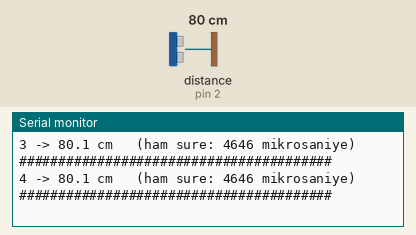
A sketch run on a simulated Arduino Uno, built with avr-gcc and run on an emulated ATmega328P. On the bench: the last lines printed to the serial monitor. Wiring (inferred from the names in the program): ultrasonic range finder: trigger pin 4; echo pin 2. Inputs (shaded band) come from the test bench; at power-on: distance to the obstacle (sensor on pin 2) 80 cm. The echo pulse lasts 58.3 µs per cm.

Above: at 1.5 s.
1.6 s: distance to the obstacle (sensor on pin 2) set to 2 cm
At 1.97 s:
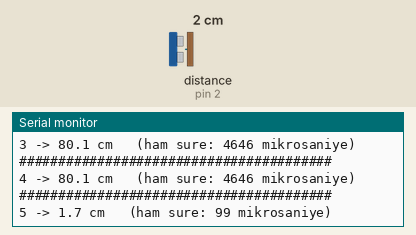
3.5 s: distance to the obstacle (sensor on pin 2) set to 9 cm
At 3.78 s:
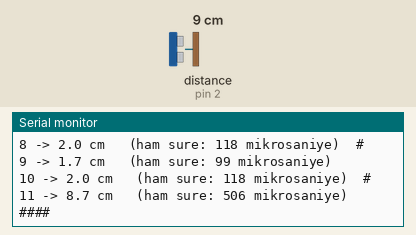
5.3 s: distance to the obstacle (sensor on pin 2) set to 18 cm
At 5.59 s:
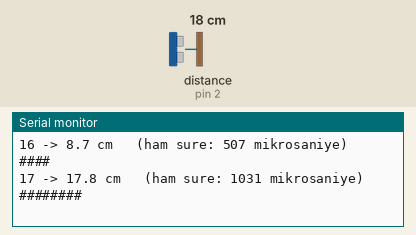
7.1 s: distance to the obstacle (sensor on pin 2) set to 35 cm
At 7.1 s:
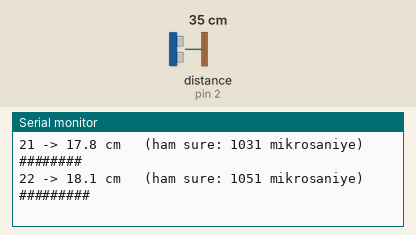
9.0 s: distance to the obstacle (sensor on pin 2) set to 60 cm
At 9.24 s:
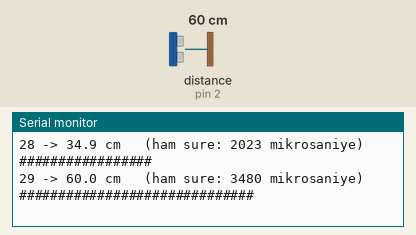
10.8 s: distance to the obstacle (sensor on pin 2) set to 4 cm
At 11.13 s:
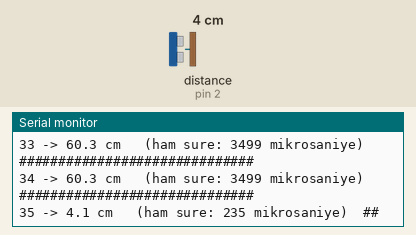

Measured:
- after the input at 1.6 s, the serial monitor: prints a new line after 0.16 s (image 1)
- after the input at 3.5 s, the serial monitor: prints a new line after 0.07 s (image 2)
- after the input at 5.3 s, the serial monitor: prints a new line after 0.08 s (image 3)
- after the input at 9.0 s, the serial monitor: prints a new line at once (image 5)
- after the input at 10.8 s, the serial monitor: prints a new line after 0.12 s (image 6)

The sketch:

MesafeTest.ino
```cpp
// MesafeTest - HC-SR04 mesafe sensorunu tek basina test eder.
// Motorlar CALISMAZ. Tekerlekler donmez. Sadece olcum yapar.
// Karti USB'den beslemek yeterli, pil gerekmez.

// ##################################################################
// ###  BURAYI DEGISTIRECEGIZ - sensorun kablolari hangi           ###
// ###  numarali deliklere takiliysa o numaralari yaz.             ###
// ##################################################################
const int TRIG = 4;    // sensorun Trig (tetik) bacagi
const int ECHO = 2;    // sensorun Echo (yanki) bacagi
// ##################################################################

unsigned long olcumNo = 0;
int cevapsiz = 0;      // ust uste kac olcumde cevap gelmedi

void setup() {
  pinMode(TRIG, OUTPUT);
  pinMode(ECHO, INPUT);
  digitalWrite(TRIG, LOW);

  Serial.begin(9600);
  delay(300);
  Serial.println("=== Mesafe testi basladi ===");
  Serial.print("Trig pini: ");  Serial.print(TRIG);
  Serial.print(" | Echo pini: "); Serial.println(ECHO);
  Serial.println("Elini sensorun onunde gezdir, sayi degismeli.");
  Serial.println("----------------------------------------");
}

void loop() {
  olcumNo++;

  // 1) Sensore "olc" komutu: 10 mikrosaniyelik kisa bir durtme
  digitalWrite(TRIG, LOW);
  delayMicroseconds(2);
  digitalWrite(TRIG, HIGH);
  delayMicroseconds(10);
  digitalWrite(TRIG, LOW);

  // 2) Yankinin donmesini bekle. 30 ms icinde donmezse pes et.
  //    (30 ms ~ 5 metre. Daha uzagi bu sensor zaten goremez.)
  unsigned long sure = pulseIn(ECHO, HIGH, 30000UL);

  Serial.print(olcumNo);
  Serial.print(" -> ");

  if (sure == 0) {
    // Hic yanki gelmedi
    cevapsiz++;
    Serial.print("CEVAP YOK");
    if (cevapsiz == 5) {
      Serial.print("   <<< 5 kez ust uste cevap yok.");
      Serial.print(" Ya pin numaralari yanlis, ya sensorun onu tamamen acik,");
      Serial.print(" ya da kablo gevsek.");
    }
    Serial.println();
  } else {
    cevapsiz = 0;
    // Ses saniyede ~343 metre gider. Giden+donen yol oldugu icin ikiye bolunur.
    // Kisayol: mikrosaniye / 58 = santimetre
    float cm = sure / 58.0;

    Serial.print(cm, 1);
    Serial.print(" cm");
    Serial.print("   (ham sure: ");
    Serial.print(sure);
    Serial.print(" mikrosaniye)");

    // Gozle takip kolay olsun diye kaba bir cubuk grafik
    Serial.print("  ");
    int cubuk = (int)(cm / 2);
    if (cubuk > 40) cubuk = 40;
    for (int i = 0; i < cubuk; i++) Serial.print('#');

    Serial.println();
  }

  delay(300);   // saniyede ~3 olcum
}
```
